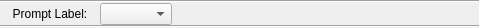
<?xml version="1.0" encoding="UTF-8"?>
<ui version="4.0">
 <class>wg_promptCombo</class>
 <widget class="QWidget" name="wg_promptCombo">
  <property name="geometry">
   <rect>
    <x>0</x>
    <y>0</y>
    <width>479</width>
    <height>28</height>
   </rect>
  </property>
  <property name="windowTitle">
   <string>Prompt Combo</string>
  </property>
  <layout class="QGridLayout" name="gridLayout">
   <property name="margin">
    <number>0</number>
   </property>
   <property name="spacing">
    <number>0</number>
   </property>
   <item row="0" column="0">
    <widget class="Line" name="line">
     <property name="orientation">
      <enum>Qt::Horizontal</enum>
     </property>
    </widget>
   </item>
   <item row="1" column="0">
    <layout class="QHBoxLayout" name="hl_prompt">
     <property name="topMargin">
      <number>0</number>
     </property>
     <property name="bottomMargin">
      <number>0</number>
     </property>
     <item>
      <widget class="QLabel" name="l_prompt">
       <property name="minimumSize">
        <size>
         <width>100</width>
         <height>0</height>
        </size>
       </property>
       <property name="maximumSize">
        <size>
         <width>16777215</width>
         <height>16777215</height>
        </size>
       </property>
       <property name="text">
        <string>Prompt Label:</string>
       </property>
       <property name="alignment">
        <set>Qt::AlignCenter</set>
       </property>
      </widget>
     </item>
     <item>
      <widget class="QComboBox" name="cb_prompt"/>
     </item>
     <item>
      <spacer name="horizontalSpacer_7">
       <property name="orientation">
        <enum>Qt::Horizontal</enum>
       </property>
       <property name="sizeHint" stdset="0">
        <size>
         <width>40</width>
         <height>20</height>
        </size>
       </property>
      </spacer>
     </item>
    </layout>
   </item>
   <item row="2" column="0">
    <widget class="Line" name="line_2">
     <property name="orientation">
      <enum>Qt::Horizontal</enum>
     </property>
    </widget>
   </item>
  </layout>
 </widget>
 <resources/>
 <connections/>
</ui>
